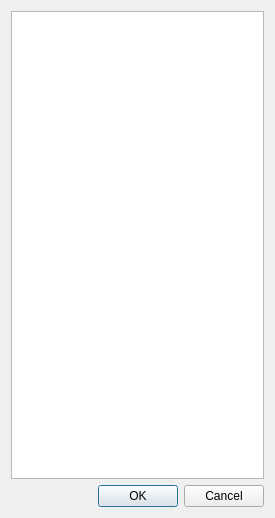
<?xml version="1.0" encoding="UTF-8"?>
<ui version="4.0">
 <class>Dialog</class>
 <widget class="QDialog" name="Dialog">
  <property name="windowModality">
   <enum>Qt::NonModal</enum>
  </property>
  <property name="geometry">
   <rect>
    <x>0</x>
    <y>0</y>
    <width>275</width>
    <height>518</height>
   </rect>
  </property>
  <property name="windowTitle">
   <string>Dialog</string>
  </property>
  <layout class="QGridLayout" name="gridLayout">
   <item row="0" column="0">
    <widget class="QTableView" name="tableView"/>
   </item>
   <item row="1" column="0">
    <widget class="QDialogButtonBox" name="buttonBox">
     <property name="orientation">
      <enum>Qt::Horizontal</enum>
     </property>
     <property name="standardButtons">
      <set>QDialogButtonBox::Cancel|QDialogButtonBox::Ok</set>
     </property>
    </widget>
   </item>
  </layout>
 </widget>
 <resources/>
 <connections>
  <connection>
   <sender>buttonBox</sender>
   <signal>accepted()</signal>
   <receiver>Dialog</receiver>
   <slot>accept()</slot>
   <hints>
    <hint type="sourcelabel">
     <x>248</x>
     <y>254</y>
    </hint>
    <hint type="destinationlabel">
     <x>157</x>
     <y>274</y>
    </hint>
   </hints>
  </connection>
  <connection>
   <sender>buttonBox</sender>
   <signal>rejected()</signal>
   <receiver>Dialog</receiver>
   <slot>reject()</slot>
   <hints>
    <hint type="sourcelabel">
     <x>316</x>
     <y>260</y>
    </hint>
    <hint type="destinationlabel">
     <x>286</x>
     <y>274</y>
    </hint>
   </hints>
  </connection>
 </connections>
</ui>
